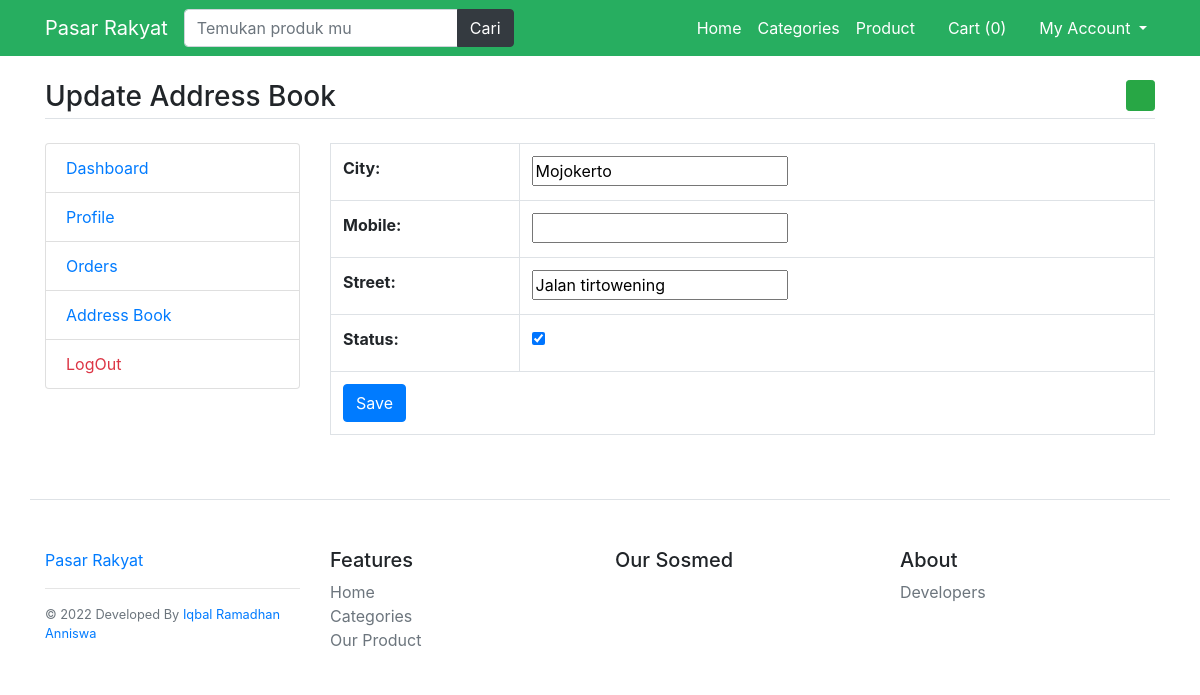
The app's page /update-address/1, older data.
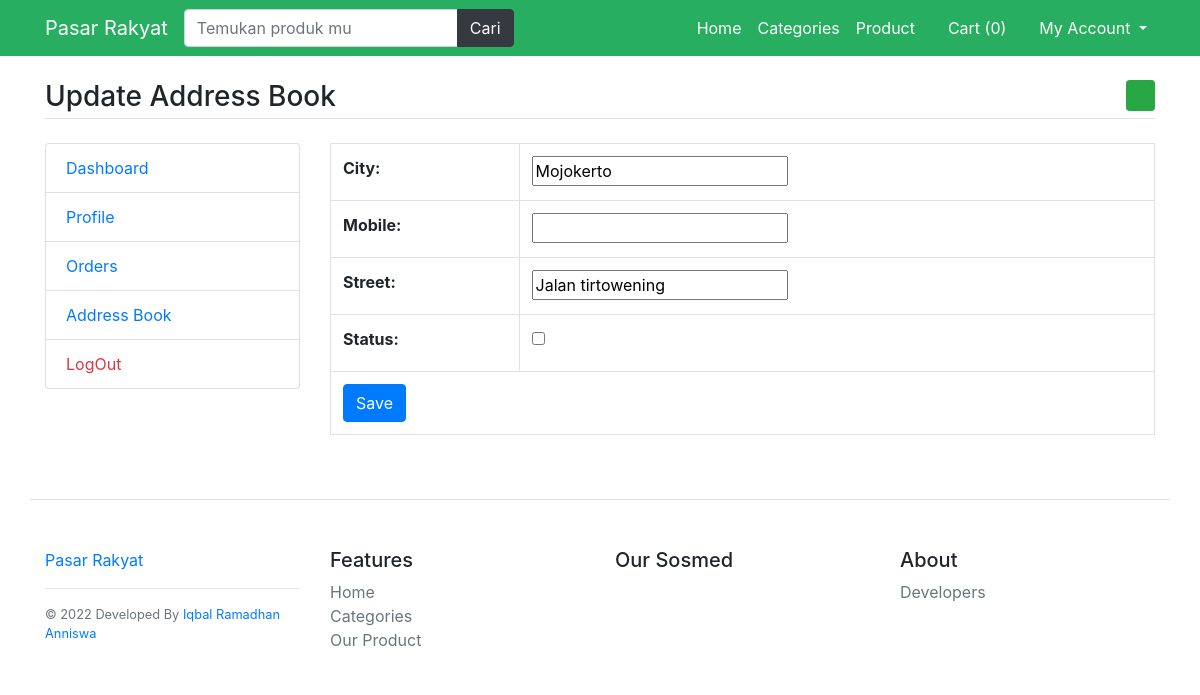
The same page, newer data.
### main/models.py (models this page shows)
class UserAddressBook(models.Model):
    user=models.ForeignKey(User,on_delete=models.CASCADE)
    mobile=models.CharField(max_length=50,null=True)
    city=models.CharField(max_length=100)
    street=models.CharField(max_length=200)
    status=models.BooleanField(default=False)
    class Meta:
        verbose_name_plural='7.Address Book'

### main/views.py (the view, shortened to what this page needs)
# urls.py: path('update-address/<int:id>', views.update_address, name='update-address'),
def update_address(request,id):
    address=UserAddressBook.objects.get(pk=id)
    msg=None
    form=AddressBookForm(instance=address)
    return render(request,'user/update-address.html',{'form':form})

### main/forms.py
class AddressBookForm(forms.ModelForm):
    class Meta:
        model=UserAddressBook
        fields=('city','mobile','street','status')

### main/templates/user/update-address.html (shortened to what this page needs)
{% extends 'base.html' %}
{% load static %}
{% block content %}
<main class="container my-4">
    <h3 class="my-4 border-bottom pb-1">Update Address Book <a href="{% url 'add-address' %}"
            class="float-right btn btn-sm btn-success"><i class="fa fa-plus"></i></a></h3>
    <div class="row">
        <div class="col-md-3">
            {% include 'user/user-sidebar.html' %}
        </div>
        <div class="col-md-9">
            <table class="table table-bordered">
                <form method="post">
                    {{form.as_table}}
                    <tr>
                        <td colspan="2">
                            <input type="submit" value="Save" class="btn btn-primary" />
                        </td>
                    </tr>
                </form>
            </table>
        </div>
    </div>
</main>
{% endblock %}

Row changes from the older to the newer data that the page shows:
changed UserAddressBook "Mojokerto": status "☑" → "☐"
